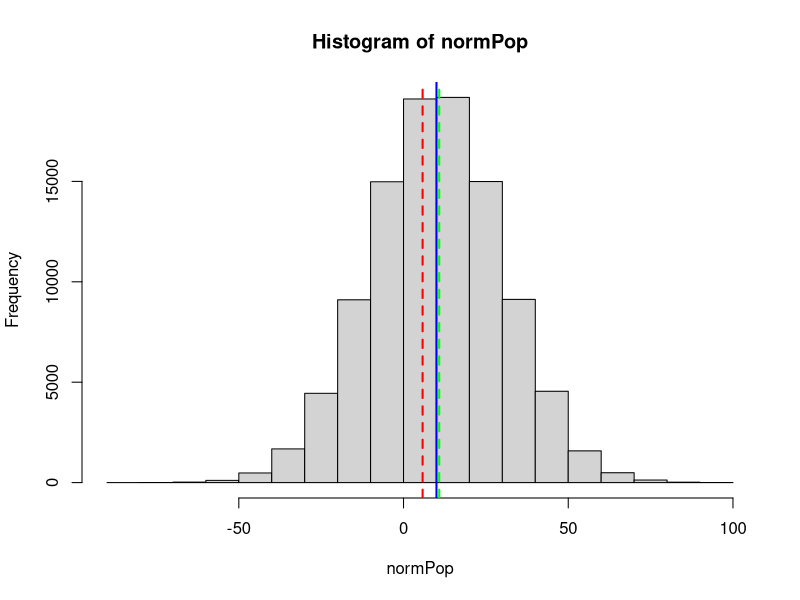
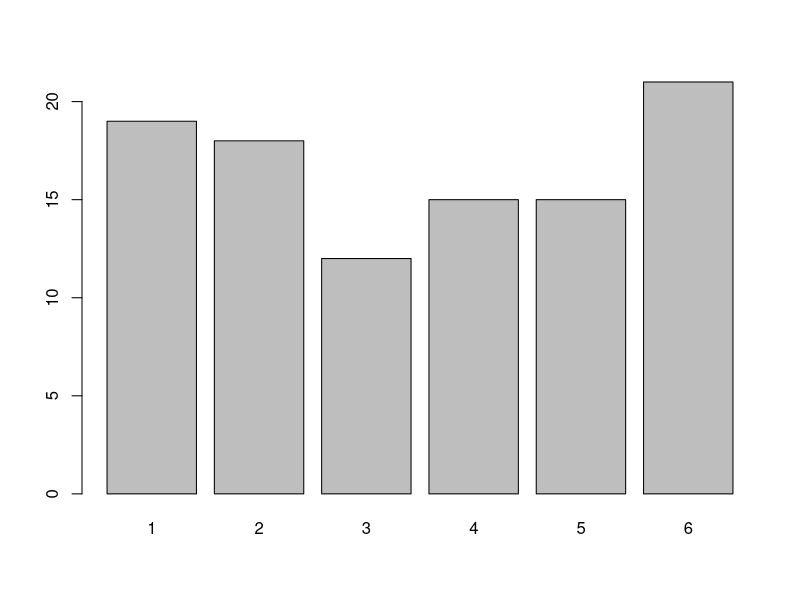
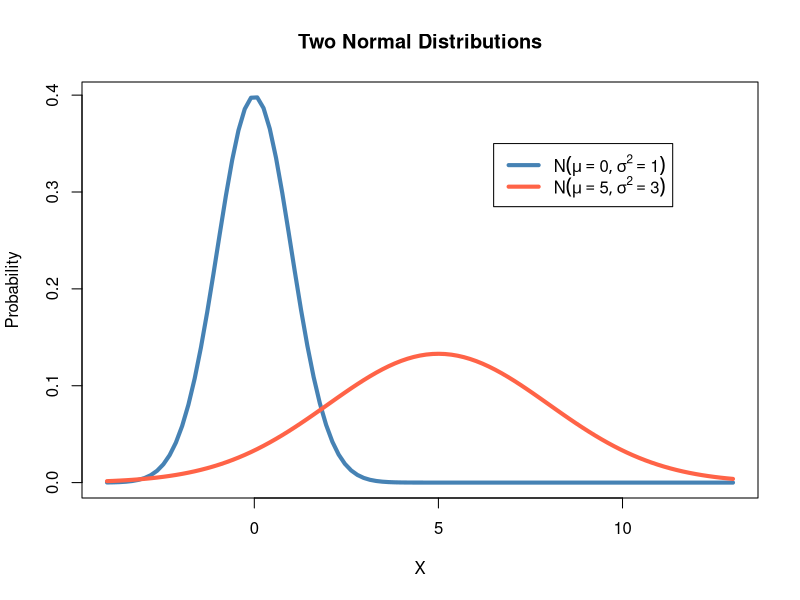
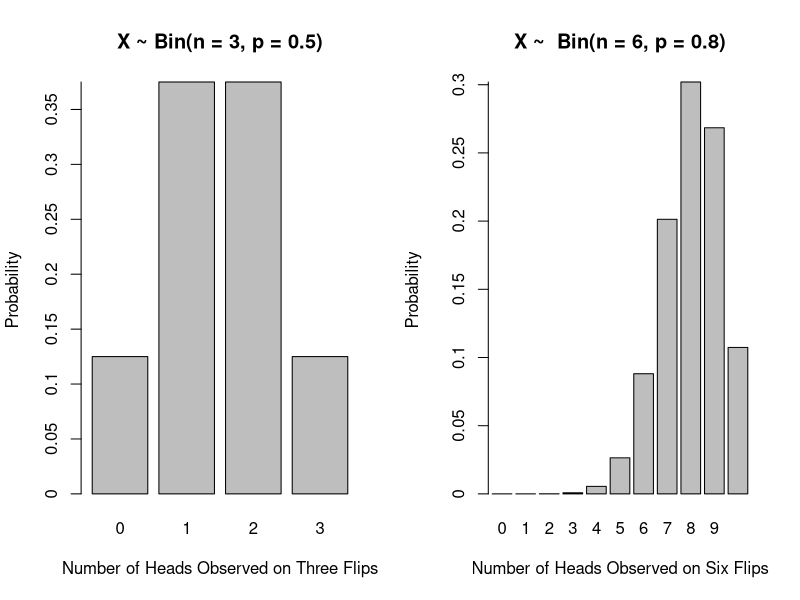
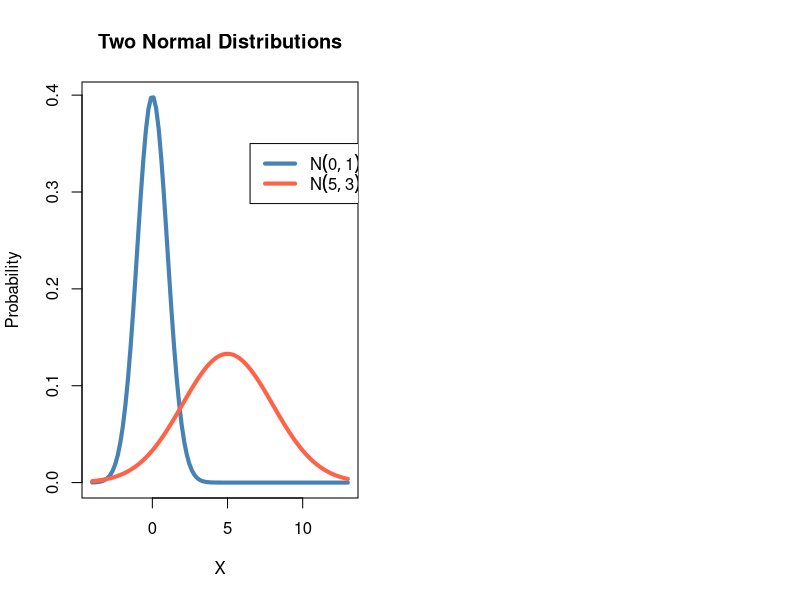
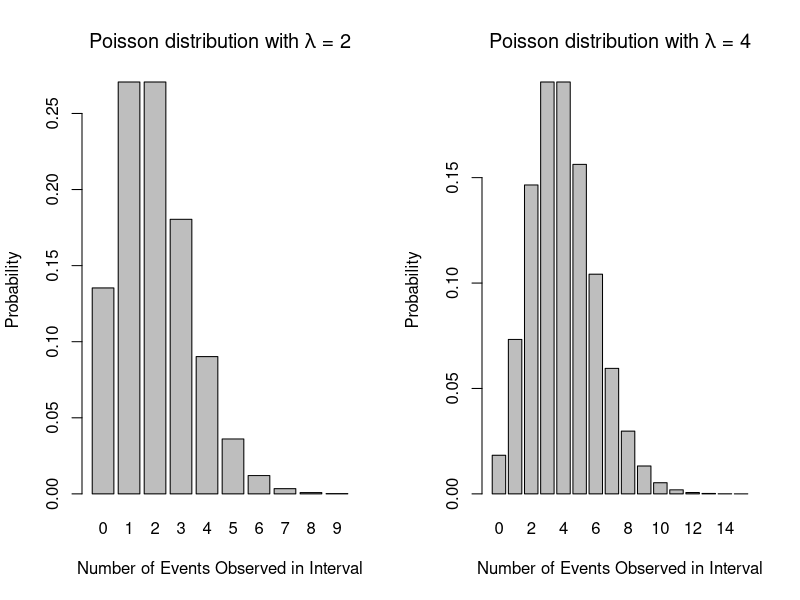

Generate these figures, in order, with R:
## ---- chunk 1
flipCoin <- function(nFlips) {
    dat <- rbinom(nFlips, 1, 0.5)
    dat <- ifelse(dat == 1, 'Heads', 'Tails')
    dat
}
flipCoin(5)
## ---- chunk 2
flipCoin(5)
flipCoin(5)
flipCoin(5)
flipCoin(5)
flipCoin(5)
## ---- chunk 3
normPop <- rnorm(1e5, mean = 10, sd = 20)

x <- sample(normPop, size = 5, replace = TRUE)
y <- sample(normPop, size = 100, replace = TRUE)

hist(normPop)
abline(v = 10, col = "blue", lwd = 2)
abline(v = mean(x), col = 'red', lty = 2, lwd = 2)
abline(v = mean(y), col = 'green', lty = 2, lwd = 2)
## ---- chunk 4
rollDie <- function(nRolls, seed) {
    set.seed(seed)
    sample(1:6, nRolls, replace = TRUE)
}
barplot(table(rollDie(100, 1)))
prop.table(table(rollDie(100, 1)))
## ---- chunk 5
round(prop.table(table(rollDie(1e6, 1))), 3)
## ---- chunk 6
curve(dnorm(x, 0, 1), from = -4, to = 13, lwd = 4,
      col = 'steelblue', ylab = 'Probability', xlab = 'X',
      main = "Two Normal Distributions")
curve(dnorm(x, 5, 3), add = TRUE, lwd = 4, col = 'tomato')
legend(x = 6.5, y = 0.35, legend = c(expression(N(mu == 0, sigma^2 == 1)),
                                     expression(N(mu == 5, sigma^2 == 3))),
       lwd = 4, col = c("steelblue", "tomato"))
## ---- chunk 7
## Why does this need cbind?
knitr::kable(cbind.data.frame('# Heads' = 0:3, 'Probability' = c('1/8', '3/8', '3/8', '1/8')), 
             align = 'c')
## ---- chunk 8
library(knitr)
library(magrittr)
flipCoin3 <- function() {
  # perform binomial experiment, which returns either 1 or 0
  dat <- rbinom(n = 3, 1, p = 0.5) 
  # Add these up to determine number of events
  sum(dat)
}
nSims <- 10000
simRes <- replicate(nSims, flipCoin3())
matrix(c(0:3, 
         paste0(format(table(simRes), big.mark = ","), "/10,000"), 
         prop.table(table(simRes)),
         c(1,3,3,1)/8), ncol = 4) %>% 
  kable(col.names = c("Number of Heads", "Fraction", "Observed Probability", "True Probability"))
## ---- chunk 9
par(mfrow = c(1, 2))
x <- 0:3
y <- dbinom(x, 3, 0.5)
barplot(y, names.arg = x, xlab = 'Number of Heads Observed on Three Flips', ylab = 'Probability', yaxt='n', 
        main = "X ~ Bin(n = 3, p = 0.5)")
axis(side = 2, at = seq(0, 0.45, by = 0.05), pos = c(0, 0), labels = seq(0, 0.45, by = 0.05))

x <- 0:10
y <- dbinom(x, max(x), 0.8)
barplot(y, names.arg = x, xlab = 'Number of Heads Observed on Six Flips', ylab = 'Probability', 
        main = "X ~  Bin(n = 6, p = 0.8)", yaxt='n')
axis(side = 2, at = seq(0, 0.45, by = 0.05), pos = c(0, 0), labels = seq(0, 0.45, by = 0.05))
## ---- chunk 10
curve(dnorm(x, 0, 1), from = -4, to = 13, lwd = 4,
      col = 'steelblue', ylab = 'Probability', xlab = 'X',
      main = "Two Normal Distributions")
curve(dnorm(x, 5, 3), add = TRUE, lwd = 4, col = 'tomato')
legend(x = 6.5, y = 0.35, legend = c(expression(N(0, 1)),
                                     expression(N(5, 3))),
       lwd = 4, col = c("steelblue", "tomato"))
## ---- chunk 11
par(mfrow = c(1, 2))
x <- 0:9
y <- dpois(x, lambda = 2)
barplot(y, names.arg = x, xlab = 'Number of Events Observed in Interval', ylab = 'Probability', main = expression(paste("Poisson distribution with ", lambda, " = 2")))

x <- 0:15
y <- dpois(x, lambda = 4)
barplot(y, names.arg = x, xlab = 'Number of Events Observed in Interval', ylab = 'Probability', main = expression(paste("Poisson distribution with ", lambda, " = 4")))
